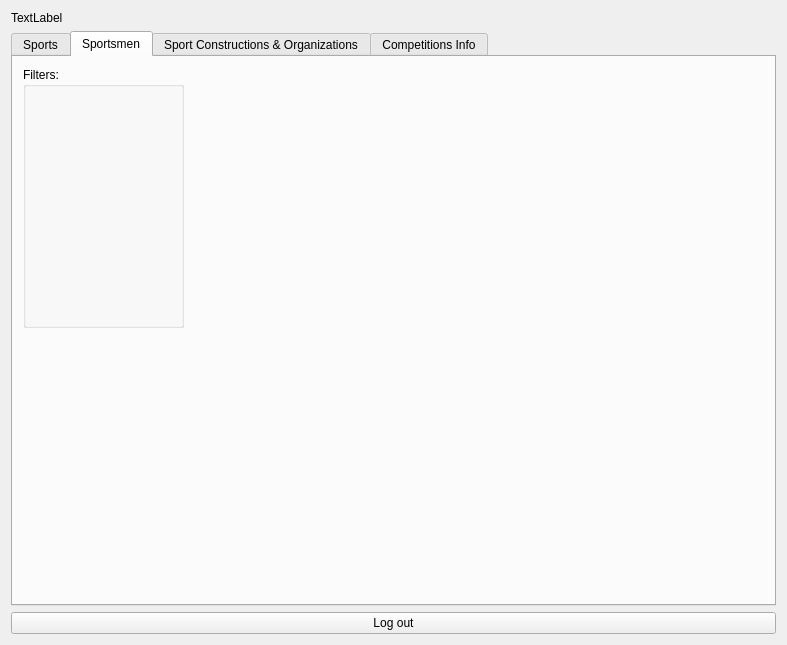
<?xml version="1.0" encoding="UTF-8"?>
<ui version="4.0">
 <class>MainTabWindow</class>
 <widget class="QWidget" name="MainTabWindow">
  <property name="geometry">
   <rect>
    <x>0</x>
    <y>0</y>
    <width>787</width>
    <height>645</height>
   </rect>
  </property>
  <property name="windowTitle">
   <string>Form</string>
  </property>
  <layout class="QGridLayout" name="gridLayout">
   <item row="0" column="0">
    <widget class="QLabel" name="loginLabel">
     <property name="text">
      <string>TextLabel</string>
     </property>
    </widget>
   </item>
   <item row="2" column="0">
    <widget class="QPushButton" name="disconnectButton">
     <property name="text">
      <string>Log out</string>
     </property>
    </widget>
   </item>
   <item row="1" column="0">
    <widget class="QTabWidget" name="tabSportsmen">
     <property name="tabShape">
      <enum>QTabWidget::Rounded</enum>
     </property>
     <property name="currentIndex">
      <number>1</number>
     </property>
     <widget class="QWidget" name="tabSports">
      <attribute name="title">
       <string>Sports</string>
      </attribute>
      <widget class="QWidget" name="">
       <property name="geometry">
        <rect>
         <x>10</x>
         <y>280</y>
         <width>701</width>
         <height>213</height>
        </rect>
       </property>
       <layout class="QVBoxLayout" name="verticalLayout_2">
        <item>
         <widget class="QLabel" name="coachesLabel">
          <property name="text">
           <string>Coaches for selected sports:</string>
          </property>
         </widget>
        </item>
        <item>
         <widget class="QTableView" name="coachesView"/>
        </item>
       </layout>
      </widget>
      <widget class="QWidget" name="">
       <property name="geometry">
        <rect>
         <x>10</x>
         <y>10</y>
         <width>704</width>
         <height>246</height>
        </rect>
       </property>
       <layout class="QVBoxLayout" name="verticalLayout_3">
        <item>
         <layout class="QVBoxLayout" name="verticalLayout">
          <item>
           <widget class="QLabel" name="labelSports">
            <property name="text">
             <string>Available sports:</string>
            </property>
           </widget>
          </item>
          <item>
           <widget class="QTableView" name="sportsView"/>
          </item>
         </layout>
        </item>
        <item>
         <layout class="QHBoxLayout" name="horizontalLayout">
          <item>
           <spacer name="horizontalSpacer">
            <property name="orientation">
             <enum>Qt::Horizontal</enum>
            </property>
            <property name="sizeHint" stdset="0">
             <size>
              <width>538</width>
              <height>20</height>
             </size>
            </property>
           </spacer>
          </item>
          <item>
           <widget class="QPushButton" name="addSportBtn">
            <property name="text">
             <string>Add Sport</string>
            </property>
           </widget>
          </item>
          <item>
           <widget class="QPushButton" name="deleteSportBtn">
            <property name="text">
             <string>Delete Sport</string>
            </property>
           </widget>
          </item>
         </layout>
        </item>
       </layout>
      </widget>
     </widget>
     <widget class="QWidget" name="tab">
      <attribute name="title">
       <string>Sportsmen</string>
      </attribute>
      <widget class="QGroupBox" name="sportsmenFilters">
       <property name="geometry">
        <rect>
         <x>10</x>
         <y>10</y>
         <width>161</width>
         <height>261</height>
        </rect>
       </property>
       <property name="title">
        <string>Filters:</string>
       </property>
      </widget>
     </widget>
     <widget class="QWidget" name="tabBuildlingOrganizations">
      <attribute name="title">
       <string>Sport Constructions &amp;&amp; Organizations</string>
      </attribute>
     </widget>
     <widget class="QWidget" name="tabCompetititons">
      <attribute name="title">
       <string>Competitions Info</string>
      </attribute>
     </widget>
    </widget>
   </item>
  </layout>
 </widget>
 <resources/>
 <connections/>
</ui>
